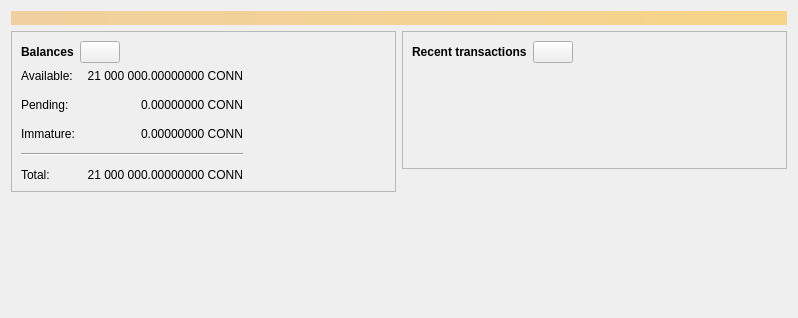
<?xml version="1.0" encoding="UTF-8"?>
<ui version="4.0">
 <class>OverviewPage</class>
 <widget class="QWidget" name="OverviewPage">
  <property name="geometry">
   <rect>
    <x>0</x>
    <y>0</y>
    <width>798</width>
    <height>318</height>
   </rect>
  </property>
  <property name="windowTitle">
   <string>Form</string>
  </property>
  <layout class="QVBoxLayout" name="topLayout">
   <item>
    <widget class="QLabel" name="labelAlerts">
     <property name="visible">
      <bool>false</bool>
     </property>
     <property name="styleSheet">
      <string notr="true">QLabel { background-color: qlineargradient(x1: 0, y1: 0, x2: 1, y2: 0, stop:0 #F0D0A0, stop:1 #F8D488); color:#000000; }</string>
     </property>
     <property name="wordWrap">
      <bool>true</bool>
     </property>
     <property name="margin">
      <number>3</number>
     </property>
     <property name="textInteractionFlags">
      <set>Qt::TextSelectableByMouse</set>
     </property>
    </widget>
   </item>
   <item>
    <layout class="QHBoxLayout" name="horizontalLayout" stretch="1,1">
     <item>
      <layout class="QVBoxLayout" name="verticalLayout_2">
       <item>
        <widget class="QFrame" name="frame">
         <property name="frameShape">
          <enum>QFrame::StyledPanel</enum>
         </property>
         <property name="frameShadow">
          <enum>QFrame::Raised</enum>
         </property>
         <layout class="QVBoxLayout" name="verticalLayout_4">
          <item>
           <layout class="QHBoxLayout" name="horizontalLayout_4">
            <item>
             <widget class="QLabel" name="label_5">
              <property name="font">
               <font>
                <weight>75</weight>
                <bold>true</bold>
               </font>
              </property>
              <property name="text">
               <string>Balances</string>
              </property>
             </widget>
            </item>
            <item>
             <widget class="QPushButton" name="labelWalletStatus">
              <property name="enabled">
               <bool>true</bool>
              </property>
              <property name="maximumSize">
               <size>
                <width>45</width>
                <height>16777215</height>
               </size>
              </property>
              <property name="toolTip">
               <string>The displayed information may be out of date. Your wallet automatically synchronizes with the ConnectCoin network after a connection is established, but this process has not completed yet.</string>
              </property>
              <property name="text">
               <string/>
              </property>
              <property name="icon">
               <iconset resource="../bitcoin.qrc">
                <normaloff>:/icons/warning</normaloff>
                <disabledoff>:/icons/warning</disabledoff>:/icons/warning</iconset>
              </property>
              <property name="iconSize">
               <size>
                <width>24</width>
                <height>24</height>
               </size>
              </property>
             </widget>
            </item>
            <item>
             <spacer name="horizontalSpacer_3">
              <property name="orientation">
               <enum>Qt::Horizontal</enum>
              </property>
              <property name="sizeHint" stdset="0">
               <size>
                <width>40</width>
                <height>20</height>
               </size>
              </property>
             </spacer>
            </item>
           </layout>
          </item>
          <item>
           <layout class="QGridLayout" name="gridLayout">
            <property name="spacing">
             <number>12</number>
            </property>
            <item row="1" column="1">
             <widget class="QLabel" name="labelUnconfirmed">
              <property name="cursor">
               <cursorShape>IBeamCursor</cursorShape>
              </property>
              <property name="toolTip">
               <string>Total of transactions that have yet to be confirmed, and do not yet count toward the spendable balance</string>
              </property>
              <property name="text">
               <string notr="true">0.00000000 CONN</string>
              </property>
              <property name="alignment">
               <set>Qt::AlignRight|Qt::AlignTrailing|Qt::AlignVCenter</set>
              </property>
              <property name="textInteractionFlags">
               <set>Qt::LinksAccessibleByMouse|Qt::TextSelectableByKeyboard|Qt::TextSelectableByMouse</set>
              </property>
             </widget>
            </item>
            <item row="3" column="0" colspan="2">
             <widget class="Line" name="line">
              <property name="orientation">
               <enum>Qt::Horizontal</enum>
              </property>
             </widget>
            </item>
            <item row="4" column="0">
             <widget class="QLabel" name="labelTotalText">
              <property name="text">
               <string>Total:</string>
              </property>
             </widget>
            </item>
            <item row="2" column="1">
             <widget class="QLabel" name="labelImmature">
              <property name="cursor">
               <cursorShape>IBeamCursor</cursorShape>
              </property>
              <property name="toolTip">
               <string>Mined balance that has not yet matured</string>
              </property>
              <property name="text">
               <string notr="true">0.00000000 CONN</string>
              </property>
              <property name="alignment">
               <set>Qt::AlignRight|Qt::AlignTrailing|Qt::AlignVCenter</set>
              </property>
              <property name="textInteractionFlags">
               <set>Qt::LinksAccessibleByMouse|Qt::TextSelectableByKeyboard|Qt::TextSelectableByMouse</set>
              </property>
             </widget>
            </item>
            <item row="1" column="2">
             <spacer name="horizontalSpacer_2">
              <property name="orientation">
               <enum>Qt::Horizontal</enum>
              </property>
              <property name="sizeHint" stdset="0">
               <size>
                <width>40</width>
                <height>20</height>
               </size>
              </property>
             </spacer>
            </item>
            <item row="2" column="0">
             <widget class="QLabel" name="labelImmatureText">
              <property name="text">
               <string>Immature:</string>
              </property>
             </widget>
            </item>
            <item row="4" column="1">
             <widget class="QLabel" name="labelTotal">
              <property name="cursor">
               <cursorShape>IBeamCursor</cursorShape>
              </property>
              <property name="toolTip">
               <string>Your current total balance</string>
              </property>
              <property name="text">
               <string notr="true">21 000 000.00000000 CONN</string>
              </property>
              <property name="alignment">
               <set>Qt::AlignRight|Qt::AlignTrailing|Qt::AlignVCenter</set>
              </property>
              <property name="textInteractionFlags">
               <set>Qt::LinksAccessibleByMouse|Qt::TextSelectableByKeyboard|Qt::TextSelectableByMouse</set>
              </property>
             </widget>
            </item>
            <item row="0" column="0">
             <widget class="QLabel" name="labelBalanceText">
              <property name="text">
               <string>Available:</string>
              </property>
             </widget>
            </item>
            <item row="0" column="1">
             <widget class="QLabel" name="labelBalance">
              <property name="cursor">
               <cursorShape>IBeamCursor</cursorShape>
              </property>
              <property name="toolTip">
               <string>Your current spendable balance</string>
              </property>
              <property name="text">
               <string notr="true">21 000 000.00000000 CONN</string>
              </property>
              <property name="alignment">
               <set>Qt::AlignRight|Qt::AlignTrailing|Qt::AlignVCenter</set>
              </property>
              <property name="textInteractionFlags">
               <set>Qt::LinksAccessibleByMouse|Qt::TextSelectableByKeyboard|Qt::TextSelectableByMouse</set>
              </property>
             </widget>
            </item>
            <item row="1" column="0">
             <widget class="QLabel" name="labelPendingText">
              <property name="text">
               <string>Pending:</string>
              </property>
             </widget>
            </item>
           </layout>
          </item>
         </layout>
        </widget>
       </item>
       <item>
        <spacer name="verticalSpacer">
         <property name="orientation">
          <enum>Qt::Vertical</enum>
         </property>
         <property name="sizeHint" stdset="0">
          <size>
           <width>20</width>
           <height>40</height>
          </size>
         </property>
        </spacer>
       </item>
      </layout>
     </item>
     <item>
      <layout class="QVBoxLayout" name="verticalLayout_3">
       <item>
        <widget class="QFrame" name="frame_2">
         <property name="frameShape">
          <enum>QFrame::StyledPanel</enum>
         </property>
         <property name="frameShadow">
          <enum>QFrame::Raised</enum>
         </property>
         <layout class="QVBoxLayout" name="verticalLayout">
          <item>
           <layout class="QHBoxLayout" name="horizontalLayout_2">
            <item>
             <widget class="QLabel" name="label_4">
              <property name="font">
               <font>
                <weight>75</weight>
                <bold>true</bold>
               </font>
              </property>
              <property name="text">
               <string>Recent transactions</string>
              </property>
             </widget>
            </item>
            <item>
             <widget class="QPushButton" name="labelTransactionsStatus">
              <property name="enabled">
               <bool>true</bool>
              </property>
              <property name="maximumSize">
               <size>
                <width>45</width>
                <height>16777215</height>
               </size>
              </property>
              <property name="toolTip">
               <string>The displayed information may be out of date. Your wallet automatically synchronizes with the ConnectCoin network after a connection is established, but this process has not completed yet.</string>
              </property>
              <property name="text">
               <string/>
              </property>
              <property name="icon">
               <iconset resource="../bitcoin.qrc">
                <normaloff>:/icons/warning</normaloff>
                <disabledoff>:/icons/warning</disabledoff>:/icons/warning</iconset>
              </property>
              <property name="iconSize">
               <size>
                <width>24</width>
                <height>24</height>
               </size>
              </property>
             </widget>
            </item>
            <item>
             <spacer name="horizontalSpacer">
              <property name="orientation">
               <enum>Qt::Horizontal</enum>
              </property>
              <property name="sizeHint" stdset="0">
               <size>
                <width>40</width>
                <height>20</height>
               </size>
              </property>
             </spacer>
            </item>
           </layout>
          </item>
          <item>
           <widget class="TransactionOverviewWidget" name="listTransactions">
            <property name="styleSheet">
             <string notr="true">QListView { background: transparent; }</string>
            </property>
            <property name="frameShape">
             <enum>QFrame::NoFrame</enum>
            </property>
            <property name="verticalScrollBarPolicy">
             <enum>Qt::ScrollBarAlwaysOff</enum>
            </property>
            <property name="horizontalScrollBarPolicy">
             <enum>Qt::ScrollBarAlwaysOff</enum>
            </property>
            <property name="sizeAdjustPolicy">
             <enum>QAbstractScrollArea::AdjustToContents</enum>
            </property>
            <property name="selectionMode">
             <enum>QAbstractItemView::NoSelection</enum>
            </property>
            <property name="uniformItemSizes">
             <bool>true</bool>
            </property>
           </widget>
          </item>
         </layout>
        </widget>
       </item>
       <item>
        <spacer name="verticalSpacer_2">
         <property name="orientation">
          <enum>Qt::Vertical</enum>
         </property>
         <property name="sizeHint" stdset="0">
          <size>
           <width>20</width>
           <height>40</height>
          </size>
         </property>
        </spacer>
       </item>
      </layout>
     </item>
    </layout>
   </item>
  </layout>
 </widget>
 <customwidgets>
  <customwidget>
   <class>TransactionOverviewWidget</class>
   <extends>QListView</extends>
   <header>qt/transactionoverviewwidget.h</header>
  </customwidget>
 </customwidgets>
 <resources/>
 <connections/>
</ui>
